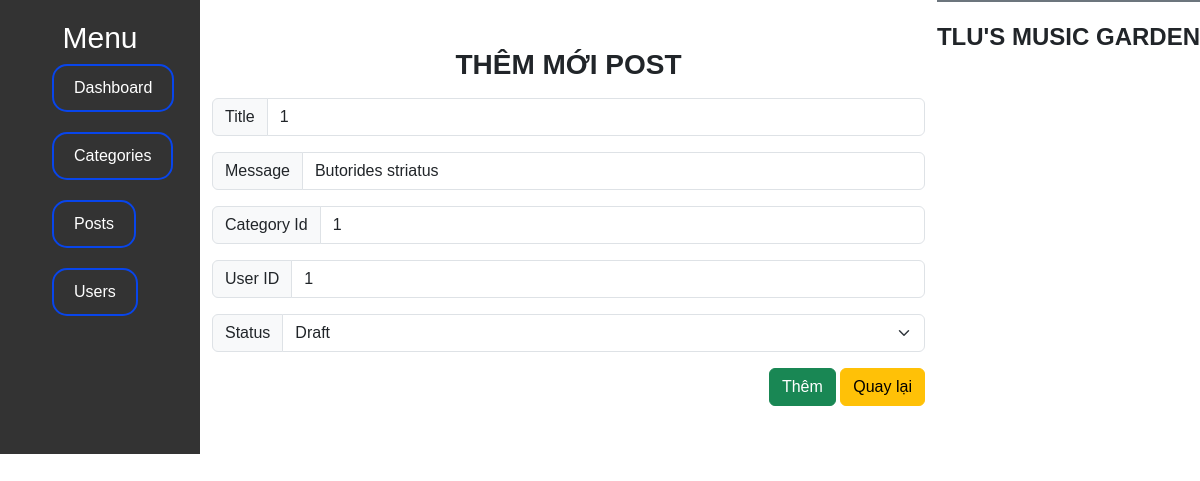
Page /admin/view/edit_post.php?id=1 on the committed database.
### tables this page shows
CREATE TABLE `cms_posts` (
  `id` int NOT NULL,
  `title` text NOT NULL,
  `message` text NOT NULL,
  `category_id` int NOT NULL,
  `userid` int NOT NULL,
  `status` enum('published','draft','archived','') NOT NULL DEFAULT 'published',
  `created` datetime NOT NULL,
  `updated` datetime NOT NULL DEFAULT CURRENT_TIMESTAMP
);

### admin/view/edit_post.php (the view, shortened to what this page needs)
<?php
    include_once("../class/Database.php");
    $id = (isset($_GET["id"])) ? intval($_GET["id"]) : 0;
    $sql = "SELECT * FROM cms_posts WHERE id=" . $id;
    $data = $connect->query($sql);
    $post = [];
    while ($row = $data->fetch_assoc()) {
        $post = $row;
    }
?>
<!DOCTYPE html>
<html lang="en">
<head>
    <link href="https://cdn.jsdelivr.net/npm/bootstrap@5.3.0-alpha1/dist/css/bootstrap.min.css" rel="stylesheet">
    <link rel="stylesheet" href="https://cdnjs.cloudflare.com/ajax/libs/font-awesome/6.3.0/css/all.min.css" />
    <link rel="stylesheet" href="../css/Index.css">
</head>
<body>
    <?php include_once("menu.php") ?>
    <main class="container mt-5 mb-5">
        <div class="row">
            <div class="col-sm">
                <h3 class="text-center text-uppercase fw-bold">Thêm mới post</h3>
                <form action="../posts.php?action=add" method="post">
                    <div class="input-group mt-3 mb-3">
                        <span class="input-group-text" id="lblCatName">Title</span>
                        <input type="text" class="form-control" name="title" value="<?= $post["id"] ?>" required>
                    </div>
                    <div class="input-group mt-3 mb-3">
                        <span class="input-group-text" id="lblCatName">Message</span>
                        <input type="text" class="form-control" name="message" value="<?= $post["message"] ?>"  required>
                    </div>
                    <div class="input-group mt-3 mb-3">
                        <span class="input-group-text" id="lblCatName">Category Id</span>
                        <input type="text" class="form-control" name="categoryid" value="<?= $post["category_id"] ?>" required>
                    </div>
                    <div class="input-group mt-3 mb-3">
                        <span class="input-group-text" id="lblCatName">User ID</span>
                        <input type="text" class="form-control" name="userid" value="<?= $post["userid"] ?>" required>
                    </div>
                    <div class="input-group mt-3 mb-3">
                        <span class="input-group-text" id="lblCatName">Status</span>
                        <select class="form-select" name="status">
                            <option value="draft" <?= ($post["status"]=="draft") ? "selected" : "" ?>>Draft</option>
                        </select>
                    </div>
                    <div class="form-group  float-end ">
                        <input type="submit" value="Thêm" class="btn btn-success">
                        <a href="posts.php" class="btn btn-warning ">Quay lại</a>
                    </div>
                </form>
            </div>
        </div>
    </main>
    <footer class="bg-white d-flex justify-content-center align-items-center border-top border-secondary  border-2" style="height:80px">
        <h4 class="text-center text-uppercase fw-bold">TLU's music garden</h4>
    </footer>
</body>
</html>

### admin/css/Index.css (style rules this page uses)
body { font-family: Arial, sans-serif; margin: 0; padding: 0; display: flex; }
main { flex: 1; padding: 0 20px; }

### rows in the picture
cms_posts: title "1", message "Butorides striatus", categoryid "1", userid "1", status "Draft"
